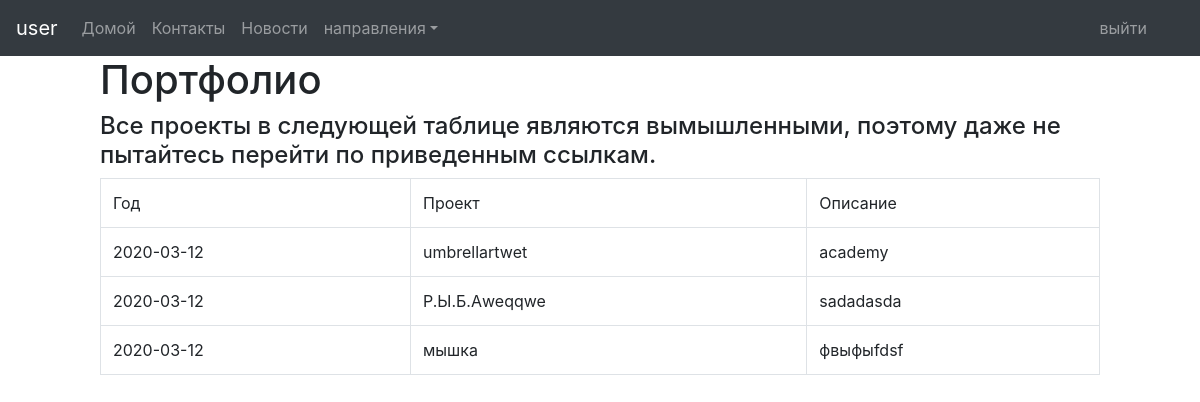
Page /portfolio/index (signed in) on the committed database.
### tables this page shows
CREATE TABLE `portfolio` (
  `id` int(5) NOT NULL,
  `Year` date NOT NULL,
  `Project` text NOT NULL,
  `Description` text NOT NULL
);

### application/core/view.php (called while the page is built)
<?php
class View
{
	function generate($content_view, $template_view, $data = null)
	{
		include 'application/views/'.$template_view;
	}
}
?>

### application/controllers/controller_portfolio.php (called while the page is built, shortened)
<?php
class Controller_Portfolio extends Controller
{
	function __construct()
	{
		$this->model = new Model_Portfolio();
		$this->view = new View();
	}
	function action_index()
	{
		$data = $this->model->get_data();
		$this->view->generate('portfolio_view.php', 'template_view.php', $data);
	}
	}
?>

### application/bootstrap.php (called while the page is built, shortened)
<?php
require_once 'core/model.php';
require_once 'core/view.php';
Route::start();
?>

### application/core/model.php (called while the page is built, shortened)
<?php
class Model
{
	public function __construct()
    {
        mysqli_set_charset($this->link = new mysqli(
            $GLOBALS['host'],
            $GLOBALS['user'],
            $GLOBALS['password'],
            $GLOBALS['database']
        ), 'utf8');
    }
}
?>

### application/models/model_portfolio.php (called while the page is built, shortened)
<?php
class Model_Portfolio extends Model
{
	public function get_data()
	{
		$query = 'SELECT * FROM portfolio';
    $result = mysqli_query($this->link, $query);
		return $result;
	}
}
?>

### application/views/portfolio_view.php (the view, shortened to what this page needs)
<div class="container col-10">
	<div class="row">
			<h1>Портфолио</h1>
			<h4>Все проекты в следующей таблице являются вымышленными, поэтому даже не пытайтесь перейти по приведенным ссылкам.</h4><p>
			<table class="table table-bordered"><br>
			<?php if (isset($_SESSION['login'])&& isset($_SESSION['isAdmin'])== true){ ?>
			<tr>
				<td>Год</td>
				<td>Проект</td>
				<td>Описание</td>
				<td>изменить</td>
				<td>удалить</td>
			</tr>
			<?php }else{ ?>
				<tr>
					<td>Год</td>
					<td>Проект</td>
					<td>Описание</td>
				</tr>
			<?php
			}
				if (isset($_SESSION['login']) && isset($_SESSION['isAdmin'])== true){
					foreach($data as $row){?>
						<tr>
							<form action="/portfolio/edit" method="post">
							<td><input type="text" name="Year" class = "form-control" value="<?php echo $row['Year'];?>"> </td>
							<input type="text" name="Id" class = "invisible"  value="<?php echo $row['id']; ?>">
							<td><input type="text" name="Project" class = "form-control" value="<?php echo $row['Project'];?>"></td>
							<td><input type="text" name="Description" class = "form-control" value="<?php echo $row['Description']; ?>"></td>
							<td>
							<input type="submit" class="form-control btn btn-dark" value="Изменить">
							</form>
							</td>
							<td>
								<a class="form-control btn btn-danger" href="/portfolio/delete/?id=<?php echo $row['id']; ?>">Удалить</a>
							</td>
						</tr>
				<?php }?>
				<form method="post" action="/portfolio/add">
				<td><input type="text" name="Year" class = "form-control" value="<?php echo $row['Year'];?>"> </td>
				<td><input type="text" name="Project" class = "form-control" value=""></td>
				<td><input type="text" name="Description" class = "form-control" value=""></td>
				<td colspan="2">
				<input type="submit" class="form-control btn btn-dark" value="добавить">
				</form>
			<?php }else{
				foreach($data as $row){?>
						<tr>
							<td><?php echo $row['Year']; ?></td>
							<td><?php echo $row['Project']; ?></td>
							<td><?php echo $row['Description']; ?></td>
						</tr>
					<?php }
				}
			?>
			</table>
		</div>
</div>

### rows in the picture
portfolio: Year "2020-03-12", Project "umbrellartwet", Description "academy"
portfolio: Year "2020-03-12", Project "Р.Ы.Б.Аweqqwe", Description "sadadasda"
portfolio: Year "2020-03-12", Project "мышка", Description "фвыфыfdsf"

### other values in the picture
$_SESSION['login'] "user"
